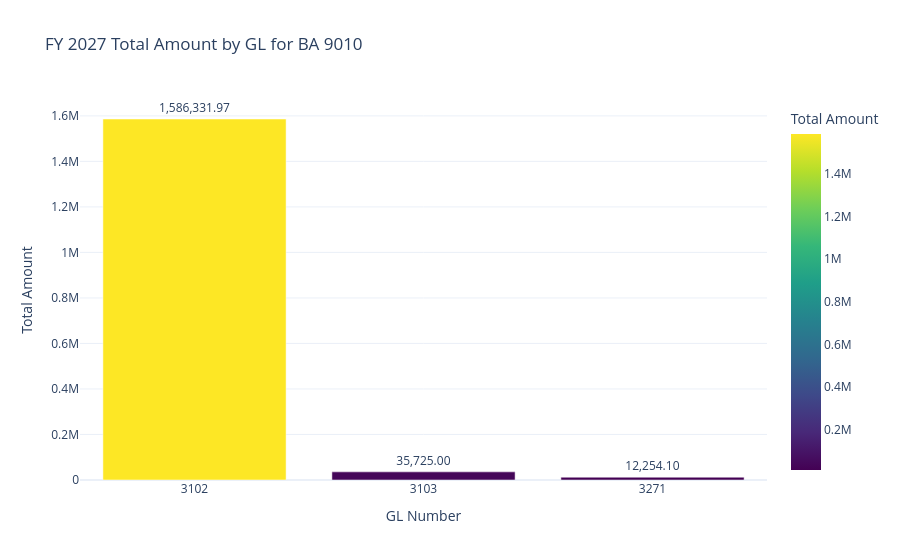
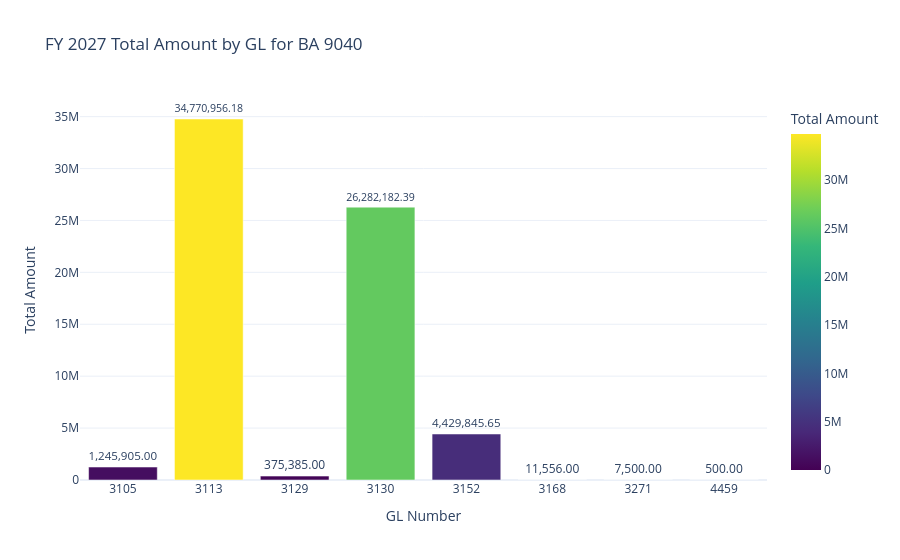
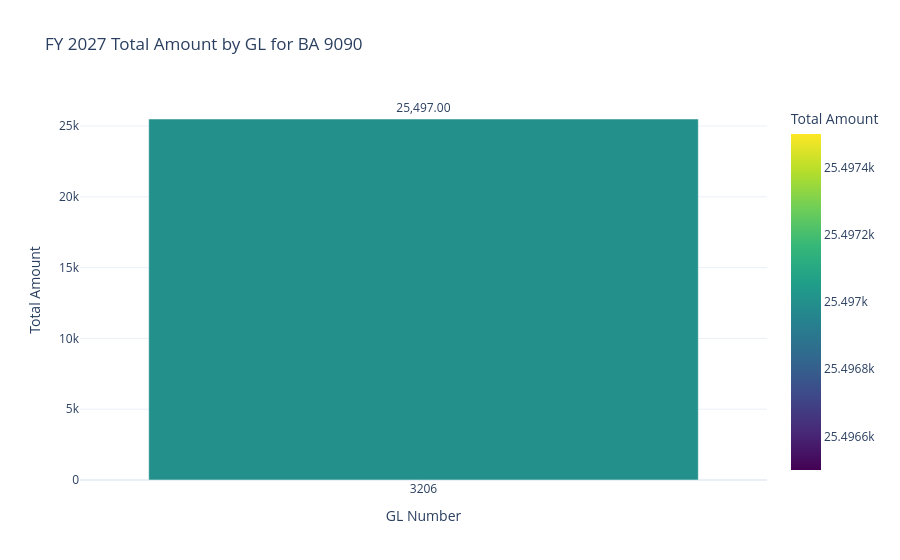

The notebook cell these images were saved under, in order:
### Code cell
import pandas as pd
import plotly.express as px

ba_numbers_to_keep = [9010, 9040, 9050, 9090, 9130, 9360, 9600, 9705, 9707, 9741, 9748, 9752, 9999]

df_2027 = df_filtered[
    (df_filtered['fy'] == 2027) &
    (df_filtered['BA Number'].isin(ba_numbers_to_keep))
].copy()

df_2027['Amount'] = pd.to_numeric(df_2027['Amount'], errors='coerce')

plot_df = (
    df_2027.groupby(['BA Number', 'GL Number'], as_index=False)['Amount']
    .sum()
    .sort_values(['BA Number', 'GL Number'])
)

# One interactive chart per BA with values shown on each bar
for ba in sorted(plot_df['BA Number'].unique()):
    ba_df = plot_df[plot_df['BA Number'] == ba].copy()

    fig = px.bar(
        ba_df,
        x='GL Number',
        y='Amount',
        title=f'FY 2027 Total Amount by GL for BA {ba}',
        labels={'GL Number': 'GL Number', 'Amount': 'Total Amount'},
        color='Amount',
        color_continuous_scale='Viridis',
        text='Amount'
    )

    fig.update_traces(
        texttemplate='%{text:,.2f}',
        textposition='outside',
        cliponaxis=False
    )

    fig.update_layout(
        xaxis=dict(type='category'),
        template='plotly_white',
        hovermode='closest',
        yaxis_title='Total Amount',
        xaxis_title='GL Number'
    )
    fig.show()

### Figure 1 — Plotly figure (JSON) as saved in the notebook; plotly's stock layout.template omitted (floating-point values rounded to 4 significant figures)
{"data": [{"cliponaxis": false, "hovertemplate": "GL Number=%{x}<br>Total Amount=%{marker.color}<extra></extra>", "legendgroup": "", "marker": {"color": [1586000.0, 35720.0, 12250.0], "coloraxis": "coloraxis", "pattern": {"shape": ""}}, "name": "", "orientation": "v", "showlegend": false, "text": [1586000.0, 35720.0, 12250.0], "textposition": "outside", "texttemplate": "%{text:,.2f}", "type": "bar", "x": [3102, 3103, 3271], "xaxis": "x", "y": [1586000.0, 35720.0, 12250.0], "yaxis": "y"}], "layout": {"barmode": "relative", "coloraxis": {"colorbar": {"title": {"text": "Total Amount"}}, "colorscale": [[0, "#440154"], [0.1111, "#482878"], [0.2222, "#3e4989"], [0.3333, "#31688e"], [0.4444, "#26828e"], [0.5556, "#1f9e89"], [0.6667, "#35b779"], [0.7778, "#6ece58"], [0.8889, "#b5de2b"], [1, "#fde725"]]}, "hovermode": "closest", "legend": {"tracegroupgap": 0}, "title": {"text": "FY 2027 Total Amount by GL for BA 9010"}, "xaxis": {"anchor": "y", "domain": [0, 1], "title": {"text": "GL Number"}, "type": "category"}, "yaxis": {"anchor": "x", "domain": [0, 1], "title": {"text": "Total Amount"}}}}

### Figure 2 — Plotly figure (JSON) as saved in the notebook; plotly's stock layout.template omitted (floating-point values rounded to 4 significant figures)
{"data": [{"cliponaxis": false, "hovertemplate": "GL Number=%{x}<br>Total Amount=%{marker.color}<extra></extra>", "legendgroup": "", "marker": {"color": [1246000.0, 34770000.0, 375400.0, 26280000.0, 4430000.0, 11560.0, 7500.0, 500.0], "coloraxis": "coloraxis", "pattern": {"shape": ""}}, "name": "", "orientation": "v", "showlegend": false, "text": [1246000.0, 34770000.0, 375400.0, 26280000.0, 4430000.0, 11560.0, 7500.0, 500.0], "textposition": "outside", "texttemplate": "%{text:,.2f}", "type": "bar", "x": [3105, 3113, 3129, 3130, 3152, 3168, 3271, 4459], "xaxis": "x", "y": [1246000.0, 34770000.0, 375400.0, 26280000.0, 4430000.0, 11560.0, 7500.0, 500.0], "yaxis": "y"}], "layout": {"barmode": "relative", "coloraxis": {"colorbar": {"title": {"text": "Total Amount"}}, "colorscale": [[0, "#440154"], [0.1111, "#482878"], [0.2222, "#3e4989"], [0.3333, "#31688e"], [0.4444, "#26828e"], [0.5556, "#1f9e89"], [0.6667, "#35b779"], [0.7778, "#6ece58"], [0.8889, "#b5de2b"], [1, "#fde725"]]}, "hovermode": "closest", "legend": {"tracegroupgap": 0}, "title": {"text": "FY 2027 Total Amount by GL for BA 9040"}, "xaxis": {"anchor": "y", "domain": [0, 1], "title": {"text": "GL Number"}, "type": "category"}, "yaxis": {"anchor": "x", "domain": [0, 1], "title": {"text": "Total Amount"}}}}

### Figure 3 — Plotly figure (JSON) as saved in the notebook; plotly's stock layout.template omitted (floating-point values rounded to 4 significant figures)
{"data": [{"cliponaxis": false, "hovertemplate": "GL Number=%{x}<br>Total Amount=%{marker.color}<extra></extra>", "legendgroup": "", "marker": {"color": [25500.0], "coloraxis": "coloraxis", "pattern": {"shape": ""}}, "name": "", "orientation": "v", "showlegend": false, "text": [25500.0], "textposition": "outside", "texttemplate": "%{text:,.2f}", "type": "bar", "x": [3206], "xaxis": "x", "y": [25500.0], "yaxis": "y"}], "layout": {"barmode": "relative", "coloraxis": {"colorbar": {"title": {"text": "Total Amount"}}, "colorscale": [[0, "#440154"], [0.1111, "#482878"], [0.2222, "#3e4989"], [0.3333, "#31688e"], [0.4444, "#26828e"], [0.5556, "#1f9e89"], [0.6667, "#35b779"], [0.7778, "#6ece58"], [0.8889, "#b5de2b"], [1, "#fde725"]]}, "hovermode": "closest", "legend": {"tracegroupgap": 0}, "title": {"text": "FY 2027 Total Amount by GL for BA 9090"}, "xaxis": {"anchor": "y", "domain": [0, 1], "title": {"text": "GL Number"}, "type": "category"}, "yaxis": {"anchor": "x", "domain": [0, 1], "title": {"text": "Total Amount"}}}}
